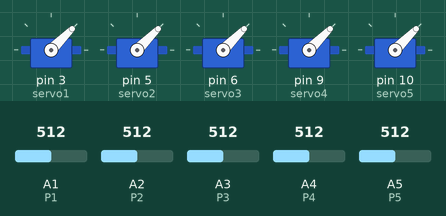
Recording of a sketch running on a simulated Arduino Uno, built with avr-gcc and run on an emulated ATmega328P. Shown: 5 × servo. The test bench sets the inputs (shaded band); at power-on: A1 (P1) = 512, A2 (P2) = 512, A3 (P3) = 512, A4 (P4) = 512, A5 (P5) = 512.

Above: at 1.2 s.
1.3 s: A1 (P1) set to 716
At 2.4 s:
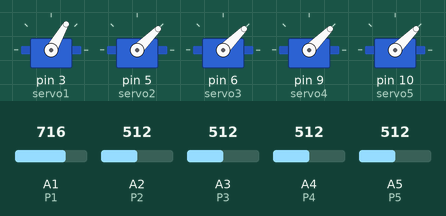
2.8 s: A2 (P2) set to 716
At 3.4 s:
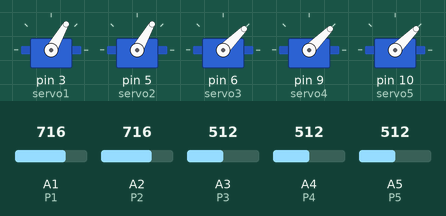
4.3 s: A3 (P3) set to 716
At 4.8 s:
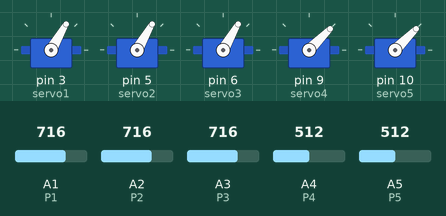
5.8 s: A4 (P4) set to 716
At 6.9 s:
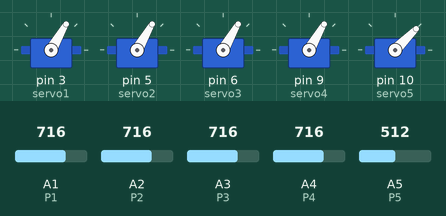
7.3 s: A5 (P5) set to 716
At 8.3 s:
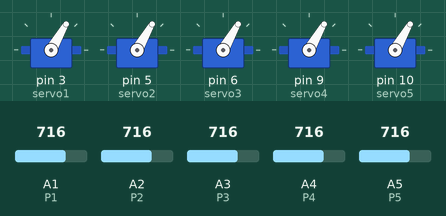
8.8 s: A1 (P1) set to 992
At 9.3 s:
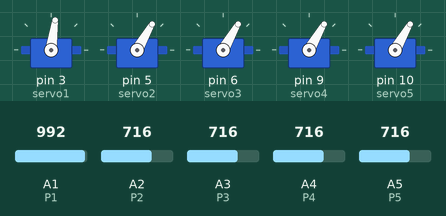
Timing chart, 0 to 11.3 s (numbered marks = the images above; inputs shaded):
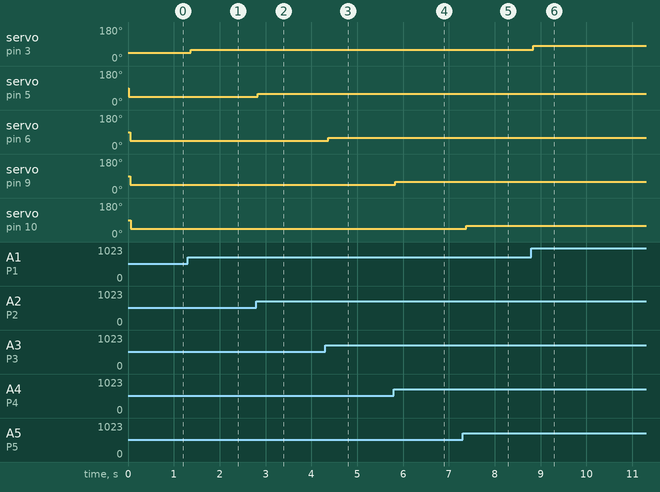

The sketch:

Servo_with_potentiometer.ino
```cpp
#include <Servo.h>


Servo servo1;
Servo servo2;
Servo servo3;
Servo servo4;
Servo servo5;

int P1 = A1;
int P2 = A2;
int P3 = A3;
int P4 = A4;
int P5 = A5;

int P_Value1;
int P_Value2;
int P_Value3;
int P_Value4;
int P_Value5;


void setup()
{
  servo1.attach(3);
  servo2.attach(5);
  servo3.attach(6);
  servo4.attach(9);
  servo5.attach(10);
}

void loop()
{
  P_Value1 = analogRead(P1);
  P_Value1 = map (P_Value1,0,1023,5,85);
  servo1.write(P_Value1);
  delay(15);

  P_Value2 = analogRead(P2);
  P_Value2 = map (P_Value2,0,1023,5,85);
  servo2.write(P_Value2);
  delay(15);

  P_Value3 = analogRead(P3);
  P_Value3 = map (P_Value3,0,1023,5,85);
  servo3.write(P_Value3);
  delay(15);

  P_Value4 = analogRead(P4);
  P_Value4 = map (P_Value4,0,1023,5,85);
  servo4.write(P_Value4);
  delay(15);

  P_Value5 = analogRead(P5);
  P_Value5 = map (P_Value5,0,1023,5,85);
  servo5.write(P_Value5);
  delay(15);
}
```

Measured:
- after the input at 1.3 s, servo on pin 3 (servo1): 45° → 60° after 0.07 s
- after the input at 2.8 s, servo on pin 5 (servo2): 45° → 60° at once
- after the input at 4.3 s, servo on pin 6 (servo3): 45° → 60° after 0.07 s
- after the input at 5.8 s, servo on pin 9 (servo4): 45° → 60° at once
- after the input at 7.3 s, servo on pin 10 (servo5): 45° → 60° after 0.07 s
- after the input at 8.8 s, servo on pin 3 (servo1): 60° → 82° at once
